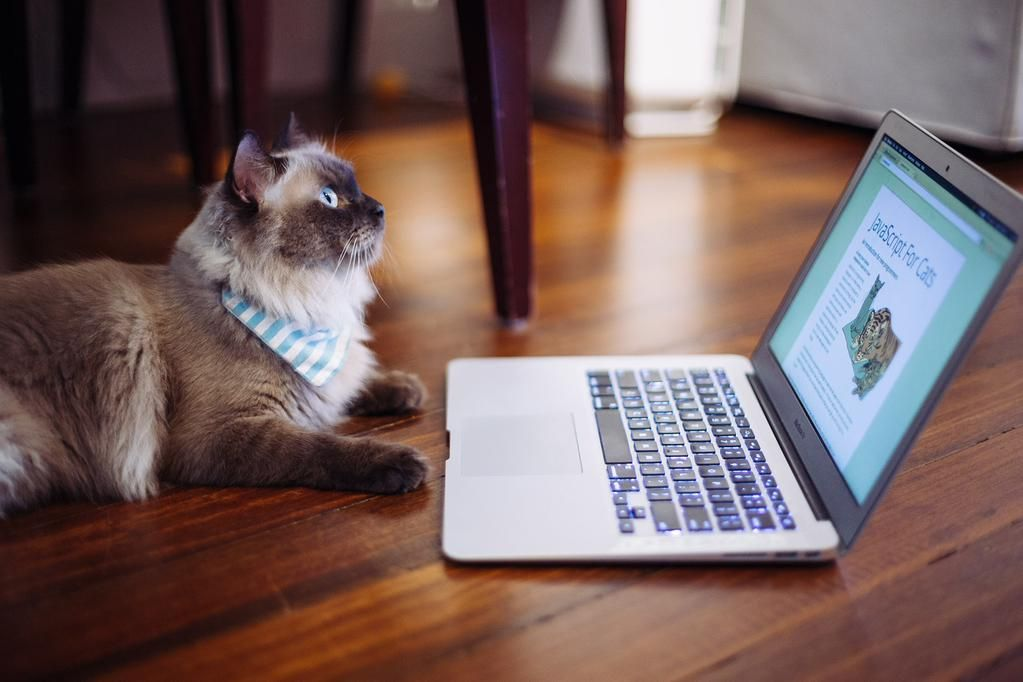
#> input picture images_for_preview/60x images/input/datascience_cat_1.jpg, 1023 x 682 px; its folder holds only this picture in this run
$ jupyter execute --allow-errors AstraZeneca.ipynb   (shell and % lines are left out)
#> lines starting #> are read from the running program, lines starting #| are printed output that depends on the picture; long printed decimals are rounded
<a href="https://colab.research.google.com/github/Jazzy-cats/AstraZenecaHackathon/blob/master/notebooks/AstraZeneca.ipynb" target="_parent"></a>

[cell 1]
import os
import glob
import logging
import random

import cv2
import PIL.Image as Image
#from sklearn.preprocessing import PowerTransformer
from tqdm.notebook import tqdm
import matplotlib.pyplot as plt
import seaborn as sns
import numpy as np
import torch
import torch.nn as nn
import torch.optim as optim
from torch.utils.data import Dataset, DataLoader
import torchvision
import torchvision.transforms.functional as TF
import torchvision.transforms as transforms
from torchvision.models import resnet152
import albumentations as A
from fastai.vision.models import DynamicUnet
import holocron.models as models  # For UNet++ and UNet+++

# Exploratory Data Analysis

Let's look at the distribution of the pixel values and see if we can transform into normal distribution

[cell 2]
sns.set_style("darkgrid")

[cell 3]
input = glob.glob("/content/images_for_preview/*/input/*") # log
target1 = glob.glob("/content/images_for_preview/*/targets/*A01*")
target2 = glob.glob("/content/images_for_preview/*/targets/*A02*")
target3 = glob.glob("/content/images_for_preview/*/targets/*A03*") # log

def get_mean_and_std(paths, func=None):
    pixel_values = list()
    for i in paths:
        img = cv2.imread(i, -1)
#> img is the input picture: shape (682, 1023, 3); mean B, G, R 94.7, 97.2, 118.9
        if func is not None:
            img = func(img)
        pixel_values.append(img.flatten())
    pixel_values = np.concatenate(pixel_values)
    return np.mean(pixel_values), np.std(pixel_values)

def plot_histogram_w_stats(img_path, mean, std, func=None, ax=None):
    img = cv2.imread(img_path, -1)

    if func is not None:
        img = func(img)
    #plt.figure(figsize=(20,6))
    ax.hist(img.ravel(), 200)
    ax.axvline(x=mean,color='red')
    ax.axvline(x=mean+std,color='green')
    ax.axvline(x=mean-std,color='green')
    #plt.show()

def plot_histograms_w_stats(paths, sample_idx=0, transform=None):

    fig, axs = plt.subplots(1,2, figsize=(20,6))
    fig.suptitle(f"Pixel value distribution: {paths[0]}", fontsize=16)
    axs[0].set_title('Original data')
    axs[1].set_title('After transformation')
    axs[0].set_xlabel('Pixel value')
    axs[0].set_ylabel('Counts')
    axs[1].set_xlabel('Pixel value')
    axs[1].set_ylabel('Counts')

    mean, std = get_mean_and_std(paths)
#> mean = 103.6; std = 68.41
    print(mean, std)
#| 103.612 68.412
    plot_histogram_w_stats(paths[sample_idx], mean, std, ax=axs[0])

    mean, std = get_mean_and_std(paths, func=transform)
#> in get_mean_and_std (call 2), `img = func(img)`:
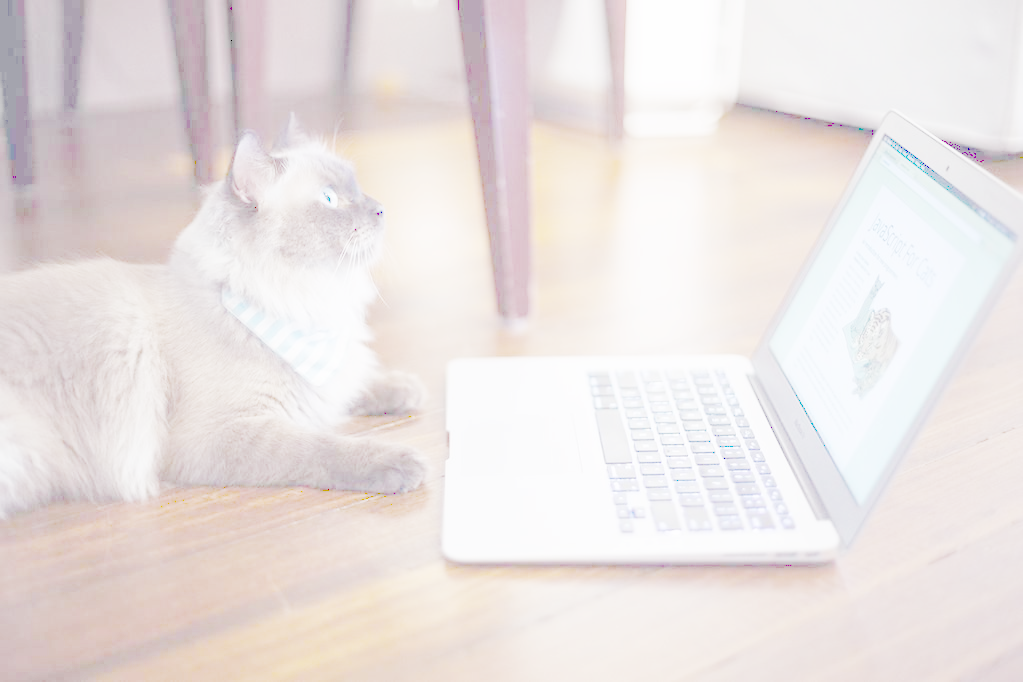
#> img: shape (682, 1023, 3) float64; mean B, G, R 4.16, 4.22, 4.57; drawn with min black and max white
#> mean = 4.32; std = 0.943
    print(mean, std)
#| 4.316 0.9426
    plot_histogram_w_stats(paths[sample_idx], mean, std, func=transform, ax=axs[1])
    plt.show()
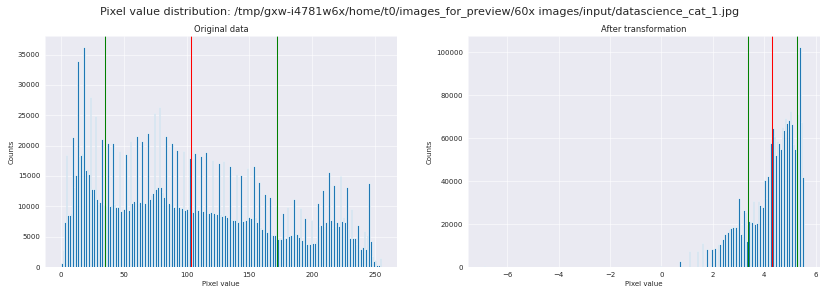
#> figure drawn by matplotlib, 2 panels; panel 1: tallest bar 36246 high, from x = 17.85 to 19.12; panel 2: tallest bar 102471 high, from x = 5.35 to 5.42


log_func = lambda x: np.log(x + 1e-3)

# 1250.8056198505967 1084.9798588268861
# 6.789944517079453 0.8247920659414303 - np.log(x + 1e-3)
plot_histograms_w_stats(input, transform=log_func)

# 378.4063635628563 486.62929332530007
# 5.5090300908038135 0.8687941890567182 - np.log(x + 1e-3)
#> (the rest of this cell did not finish here and is left out)


# 988.0271635755419 898.4957144105864
# 27.253351 15.661491 - np.sqrt
plot_histograms_w_stats(target2, transform=np.sqrt)

# 482.04090429532835 254.4028682542436
# 6.054861212228503 0.49684806276264926 - np.log(x + 1e-3)
plot_histograms_w_stats(target3, transform=log_func)

# Creating a PyTorch Dataset and DataLoader for training

[cell 4]
# [29 lines left out: function get_image_metadata, not called in this run]

[cell 5]
class ExampleDataset(Dataset):

    def __init__(self, dataset_path, crop_size=(256,256), transform=None):
        """Example dataset for sample images for the Astra Zeneca competition

        Group by row_col and field of view
        # row_col
        # field of view

        Input and Target share these common values:
        - row_col       = sample id?
        - field of view = amount of zoom

        For identifying INPUT:
        - action_list_number A04
        - imaging_channel    C04
        - z_number_3d        Z01 - Z07

        For identifying TARGET:
        - action_list_number A01 A02 and A03
        - imaging_channel    C01, C02, C03
        - z_number_3d        Z01
        """
#> called with dataset_path = '/content/images_for_preview/', crop_size = (256, 256)
        self.dataset_path = dataset_path

        dataset_samples = glob.glob(os.path.join(self.dataset_path, "*/*/Assay*"))

        dataset_dicts = [get_image_metadata(path) for path in dataset_samples]

        # Group all 7 inputs with all 3 respective targets into variable sample
        samples = dict()
        for sample_dict in dataset_dicts:
            sample_key = (sample_dict["row_col"], sample_dict["field of view"])

            if samples.get(sample_key) is None:
                samples[sample_key] = {
                    "input": dict(),
                    "target": dict()
                }

            if sample_dict["action_list_number"] == "A04": # or sample_dict["imaging_channel"] == "C04"
                # Is an input
                z_number_3d = sample_dict["z_number_3d"]
                samples[sample_key]["input"][z_number_3d] = sample_dict["path"]
            else:
                # Is an target
                action_list_number = sample_dict["action_list_number"]
                samples[sample_key]["target"][action_list_number] = sample_dict["path"]

        self.samples = list(samples.values())
        self.crop_size = crop_size
        self.transforms = transform

    def __len__(self):
        #return len(self.samples)
        return 200

    def __getitem__(self, idx):
        if torch.is_tensor(idx):
            idx = idx.tolist()

        # Modulo
        idx = idx % len(self.samples)

        sample_dict = self.samples[idx]

        w, h = cv2.imread(sample_dict["input"]["Z01"], -1).shape
        assert self.crop_size[0] <= w
        assert self.crop_size[1] <= h

        # [7 lines of commented-out code are left out]
        input = torch.zeros((7, w, h))
        output = torch.zeros((3, w, h))
        for i, z_number_3d in enumerate(["Z01", "Z02", "Z03", "Z04", "Z05", "Z06", "Z07"]):
            img_path = sample_dict["input"][z_number_3d]

            img = cv2.imread(img_path, -1)
            #img = img[crop_x:crop_x+c_w, crop_y:crop_y+c_h]

            img = img.astype(np.int32)
            input[i] = torch.Tensor(img)

        for i, action_list_number in enumerate(["A01", "A02", "A03"]):
            img_path = sample_dict["target"][action_list_number]

            img = cv2.imread(img_path, -1)
            #img = img[crop_x:crop_x+c_w, crop_y:crop_y+c_h]

            img = img.astype(np.int32)
            output[i] = torch.Tensor(img)

        if self.transforms:
            for transform in self.transforms:
                input, output = transform(input, output)

        return input, output

#> (the rest of this cell did not finish here and is left out)
